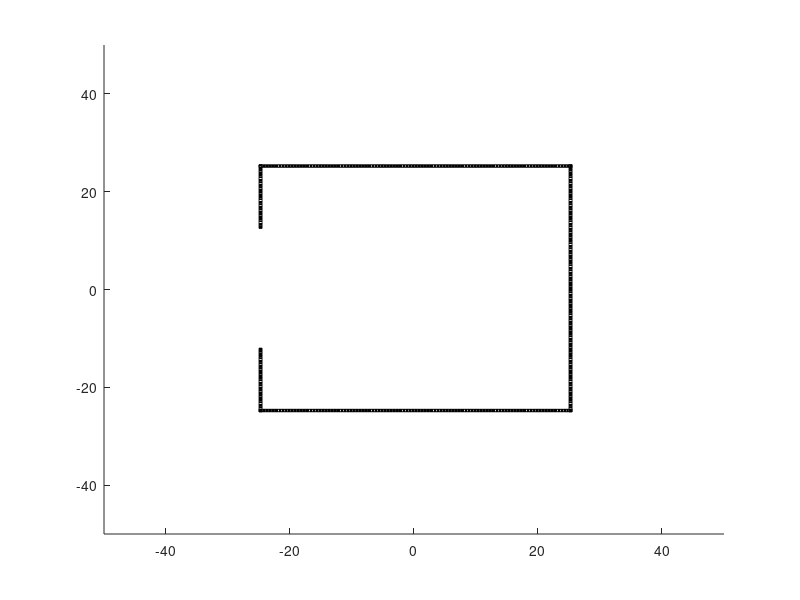

This chart was generated by the following MATLAB code: (Note: this script raises an error after producing the figure.)
clc;
clear all;
no_of_red = 5; %Here we can change number of red agent 
no_of_blue = 5; %Here we can change number of blue agent
no_of_follower = 5;
dt = 0.1;
for i = 1:no_of_red 
    x_rand = randi([-50,-25]);
    y_rand = randi([-25, 0]);
    red(i).pos = [x_rand; y_rand];
    x_rand = randi([-20,20]);
    y_rand = randi([-20, 20]);
    red(i).goal = [x_rand; y_rand];
    red(i).velocity = 3;
    red(i).acceleration = 0;
    red(i).color = 'red';
end
list_of_red_goal = [red(1:no_of_red).goal];
x_rand = randi([-20, 20]);
y_rand = randi([-20,20]);
for i = 1:no_of_blue
    x_rand = randi([-20, 20]);
    y_rand = randi([-20,20]);
    blue(i).pos = [x_rand; y_rand];
    x_rand = randi([-50, -25]);
    y_rand = randi([0,25]);
    blue(i).goal = [x_rand; y_rand];
    blue(i).velocity = 1;
    blue(i).acceleration = 0;
    blue(i).color = 'blue';
end
list_of_blue_goal = [blue(1:no_of_blue).goal];

i = 12.5:0.5:25;
for j = 1:length(i)
    wallx_25(j).pos = [-25; i(j)];
    wallx_25_R = rectangle('Position', [(wallx_25(j).pos)' 0.5 0.5], 'Curvature', [0 1], 'Facecolor', 'k');
end
i = -25:0.5:25;
for j = 1:length(i)
    wally25(j).pos = [i(j); 25];
    wally25_R = rectangle('Position', [(wally25(j).pos)' 0.5 0.5], 'Curvature', [0 1], 'Facecolor', 'k');
end
i = -25:0.5:25;
for j = 1:length(i)
    wallx25(j).pos = [25; i(j)];
    wallx25_R = rectangle('Position', [(wallx25(j).pos)' 0.5 0.5], 'Curvature', [0 1], 'Facecolor', 'k');
end
i = -25:0.5:25;
for j = 1:length(i)
    wally_25(j).pos = [i(j);-25];
    wally_25_R = rectangle('Position', [(wally_25(j).pos)' 0.5 0.5], 'Curvature', [0 1], 'Facecolor', 'k');
end
i = -25:0.5:-12.5;
for j = 1:length(i)
    wallx1_25(j).pos = [-25; i(j)];
    wallx1_25_R = rectangle('Position', [(wallx1_25(j).pos)' 0.5 0.5], 'Curvature', [0 1], 'Facecolor', 'k');
end
axis([-50 50 -50 50])
k_caval = 3;
time = 0;
while (1)
    time = time + dt;
    %agent goal positon change
    %kid goal position change
    
    %agent and follower motion
    for i = 1:no_of_red
            list_pos = [red(1:no_of_red).pos blue(1:no_of_blue).pos wallx_25(1:25).pos wallx1_25(1:25).pos wallx25(1:101).pos wally25(1:101).pos wally_25(1:101).pos];
            red(i).acceleration = potential_field_gate(i, list_of_red_goal,i,list_pos,5, 5);
            red(i).pos = movetodirection(red(i).pos, [1;1],red(i).velocity, red(i).acceleration, dt);
            
            red(i).velocity = red(i).acceleration + dt;
            red(i).R = rectangle('Position', [(red(i).pos)' 2.5 2.5], 'Curvature', [1 1], 'Facecolor', 'red');
    end
    for i = 1:no_of_blue
            list_pos = [red(1:no_of_red).pos blue(1:no_of_blue).pos wallx_25(1:25).pos wallx1_25(1:25).pos wallx25(1:101).pos wally25(1:101).pos wally_25(1:101).pos];
            blue(i).acceleration = potential_field_gate(i+no_of_red, list_of_blue_goal,i,list_pos,5, 5);
            blue(i).pos = movetodirection(blue(i).pos, [1;1],blue(i).velocity, blue(i).acceleration, dt);
            blue(i).velocity = blue(i).acceleration + dt;
            
            blue(i).R = rectangle('Position', [(blue(i).pos)' 2.5 2.5], 'Curvature', [1 1], 'Facecolor', 'blue');
    end
    getframe();
  
    delete([red(1:no_of_red).R  blue(1:no_of_blue).R])
end
